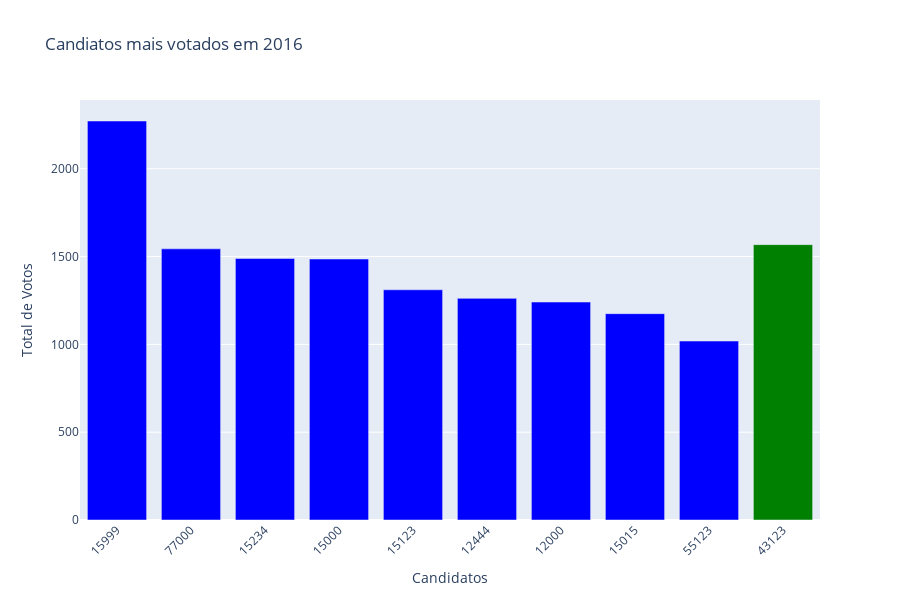

The notebook cell this image was saved under:
### Code cell
# Ordena o DataFrame 'resultado_df' pela coluna 'total_votos' em ordem decrescente
# Seleciona os 12 primeiros resultados para garantir que tenhamos ao menos 10 candidatos válidos após a remoção de votos nulos/brancos
top_10 = resultado_df.sort_values('total_votos', ascending=False).head(12)

top_10 = top_10[top_10['nr_votavel'] != 95]  # Remove votos nulos
top_10 = top_10[top_10['nr_votavel'] != 96]  # Remove votos em branco

# Adiciona uma coluna de cor: destaque para o número 43123
top_10['color'] = top_10['nr_votavel'].apply(lambda x: 'green' if x == 43123 else 'blue')

# Criação do gráfico de barras interativo com Plotly
fig = px.bar(top_10, x=top_10['nr_votavel'].astype(str), y='total_votos',
             color='color', color_discrete_map={'green': 'green', 'blue': 'blue'},
             labels={'nr_votavel': 'Números dos Candidatos', 'total_votos': 'Total de Votos'},
             title='Candiatos mais votados em 2016')
fig.update_xaxes(title_text="Candidatos")

# Ajuste do tamanho do gráfico
fig.update_layout(width=900, height=600, xaxis_tickangle=-45, showlegend=False)

# Exibição do gráfico interativo
fig.show()

### Figure 1 — Plotly figure (JSON) as saved in the notebook; plotly's stock layout.template omitted (floating-point values rounded to 4 significant figures)
{"data": [{"alignmentgroup": "True", "hovertemplate": "color=blue<br>x=%{x}<br>Total de Votos=%{y}<extra></extra>", "legendgroup": "blue", "marker": {"color": "blue", "pattern": {"shape": ""}}, "name": "blue", "offsetgroup": "blue", "orientation": "v", "showlegend": true, "textposition": "auto", "type": "bar", "x": ["15999", "77000", "15234", "15000", "15123", "12444", "12000", "15015", "55123"], "xaxis": "x", "y": [2272, 1544, 1489, 1486, 1311, 1262, 1241, 1175, 1019], "yaxis": "y"}, {"alignmentgroup": "True", "hovertemplate": "color=green<br>x=%{x}<br>Total de Votos=%{y}<extra></extra>", "legendgroup": "green", "marker": {"color": "green", "pattern": {"shape": ""}}, "name": "green", "offsetgroup": "green", "orientation": "v", "showlegend": true, "textposition": "auto", "type": "bar", "x": ["43123"], "xaxis": "x", "y": [1568], "yaxis": "y"}], "layout": {"barmode": "relative", "height": 600, "legend": {"title": {"text": "color"}, "tracegroupgap": 0}, "showlegend": false, "title": {"text": "Candiatos mais votados em 2016"}, "width": 900, "xaxis": {"anchor": "y", "domain": [0, 1], "tickangle": -45, "title": {"text": "Candidatos"}}, "yaxis": {"anchor": "x", "domain": [0, 1], "title": {"text": "Total de Votos"}}}}
